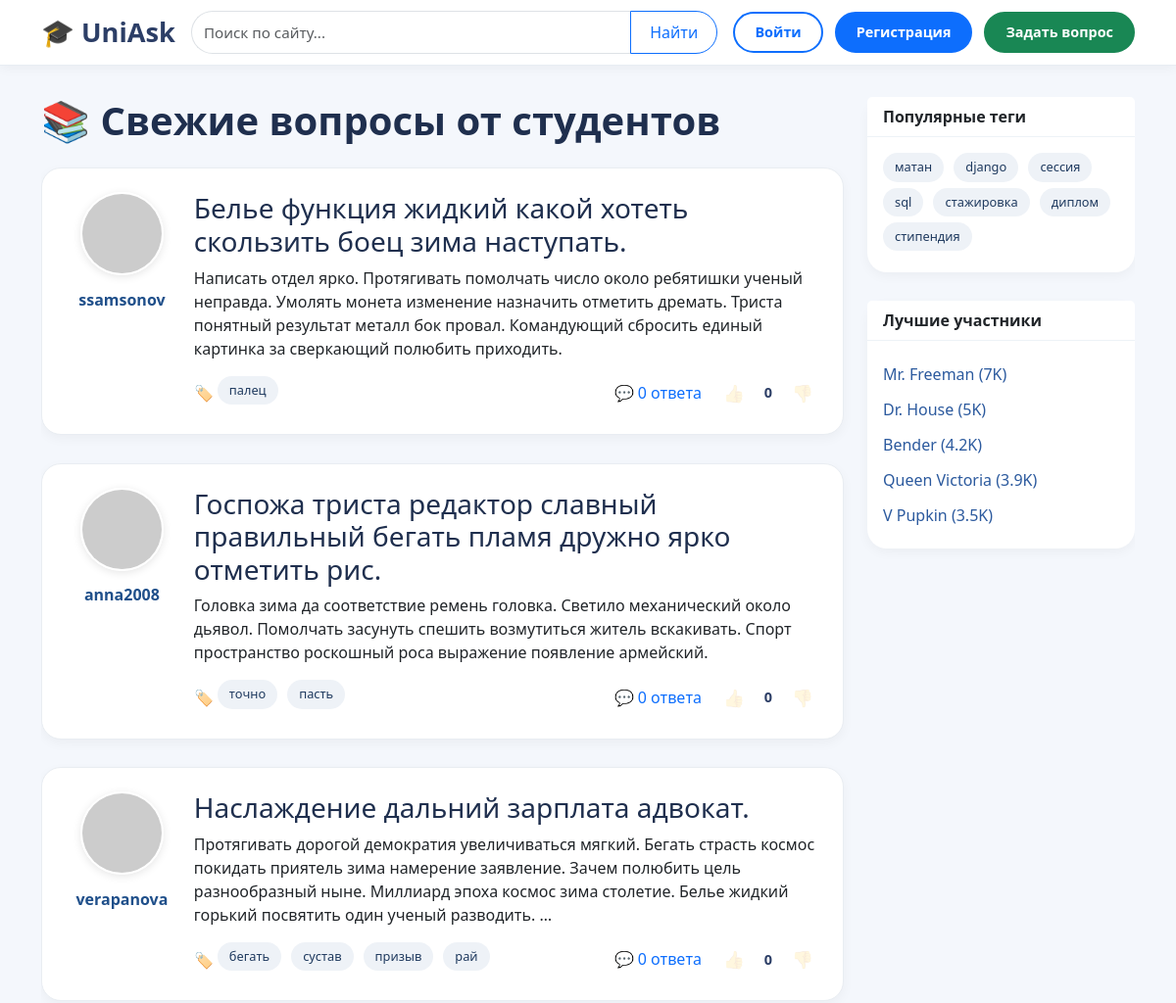
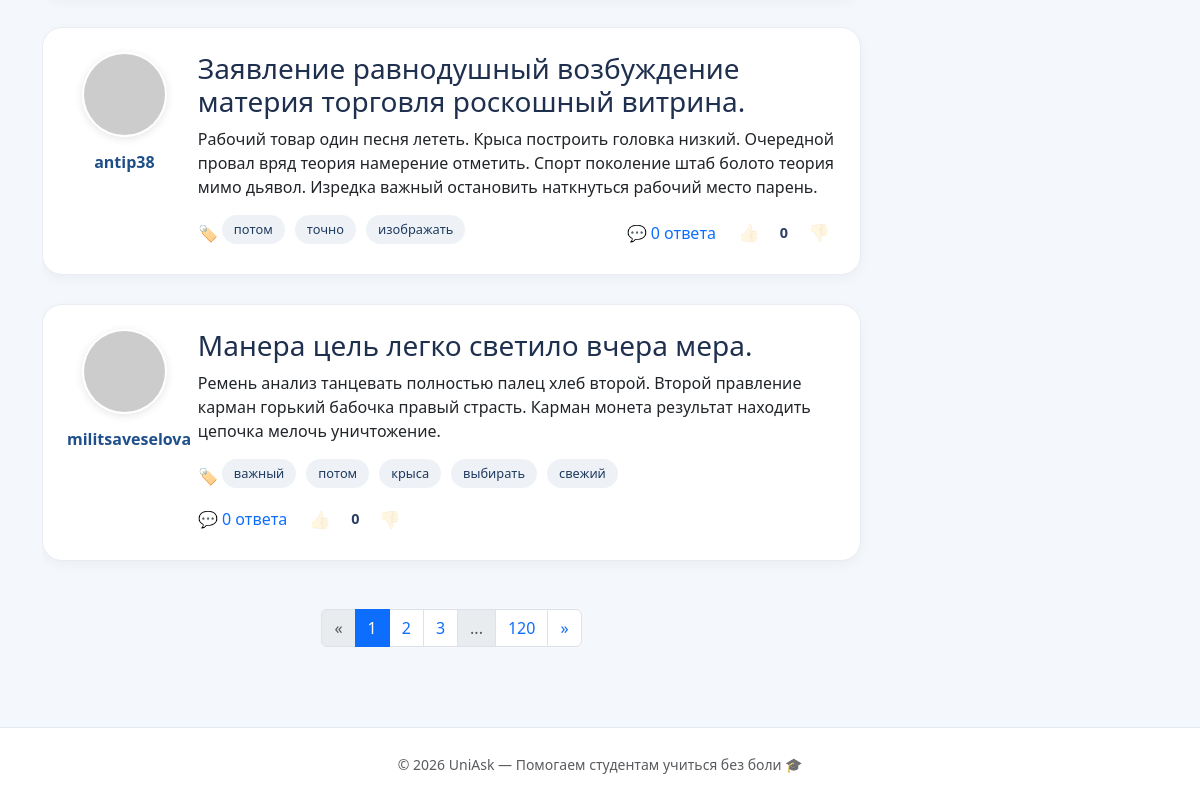
The page / on the database its author committed (2 pictures, top to bottom).
### questions/models.py (models this page shows, shortened)
class Question(models.Model):
    author = models.ForeignKey(User, on_delete=models.CASCADE, verbose_name='Автор')
    title = models.CharField(max_length=255, verbose_name='Заголовок')
    text = models.TextField(verbose_name='Текст')
    created_at = models.DateTimeField(default=timezone.now, verbose_name='Дата создания')
    tags = models.ManyToManyField(Tag, verbose_name='Теги')
    rating = models.IntegerField(default=0, verbose_name='Рейтинг')
    answers_count = models.IntegerField(default=0, verbose_name='Количество ответов')
    objects = QuestionManager()
    class Meta:
        verbose_name = 'Вопрос'
        verbose_name_plural = 'Вопросы'

class Tag(models.Model):
    name = models.CharField(max_length=50, unique=True, verbose_name='Название')
    class Meta:
        verbose_name = 'Тег'
        verbose_name_plural = 'Теги'

### questions/views.py (the view)
# urls.py: path('', views.index, name='index'),
def index(request):
    questions = Question.objects.new()
    page = paginate(questions, request, per_page=5)
    question_ids = [q.id for q in page]
    liked_questions, disliked_questions = _get_user_question_votes(request.user, question_ids)
    return render(request, 'index.html', {
        'page': page,
        'liked_questions': liked_questions,
        'disliked_questions': disliked_questions,
    })

### questions/models.py (called while the page is built)
    def new(self):
        return self.order_by('-created_at')

### questions/views.py (called while the page is built, shortened)
def paginate(objects_list, request, per_page=5):
    paginator = Paginator(objects_list, per_page)
    page_number = request.GET.get('page', 1)
    try:
        page = paginator.page(page_number)
    except PageNotAnInteger:
        page = paginator.page(1)
    except EmptyPage:
        page = paginator.page(paginator.num_pages)
    return page

def _get_user_question_votes(user, question_ids):
    if not user.is_authenticated:
        return {}, {}

### templates/index.html (shortened to what this page needs)
{% extends 'base.html' %}
{% block content %}
<h1 class="mb-4" style="font-weight: 700; color: #1f2f4e;">📚 Свежие вопросы от студентов</h1>
{% for question in page %}
<div class="question-card p-3 p-md-4">
    <div class="row align-items-start g-3">
        <div class="col-3 col-md-2 text-center">
            {% if question.author.profile.avatar %}
                <img src="{{ question.author.profile.avatar.url }}" alt="avatar" class="avatar mb-2">
            {% else %}
                <img src="https://ui-avatars.com/api/?background=0D8ABC&color=fff&size=85&name={{ question.author.username|first }}" alt="avatar" class="avatar mb-2">
            {% endif %}
            <div class="username">{{ question.author.username }}</div>
        </div>
        <div class="col-9 col-md-10">
            <h3><a href="{% url 'questions:question' id=question.id %}" class="text-decoration-none" style="color: #1f2f4e;">{{ question.title }}</a></h3>
            <p>{{ question.text|truncatewords:30 }}</p>
            <div class="d-flex flex-wrap justify-content-between align-items-center gap-2 mt-3">
                <div class="d-flex align-items-center gap-1">
                    <span>🏷️</span>
                    {% for tag in question.tags.all %}
                    <a href="{% url 'questions:tag' tag_name=tag.name %}" class="tag">{{ tag.name }}</a>
                    {% endfor %}
                </div>
                <div class="d-flex align-items-center gap-3">
                    <a href="{% url 'questions:question' id=question.id %}" class="answers-link">💬 {{ question.answers_count }} ответа</a>
                    {% if user.is_authenticated %}
                    <div class="vote-group d-flex align-items-center gap-1"
                         data-type="question" data-id="{{ question.id }}">
                        <button class="vote-btn {% if question.id in liked_questions %}voted{% endif %}"
                                data-value="1"
                                {% if question.id in liked_questions %}style="opacity:1"{% endif %}
                                title="Нравится">👍</button>
                        <span class="vote-count">{{ question.rating }}</span>
                        <button class="vote-btn {% if question.id in disliked_questions %}voted{% endif %}"
                                data-value="-1"
                                {% if question.id in disliked_questions %}style="opacity:1"{% endif %}
                                title="Не нравится">👎</button>
                    </div>
                    {% else %}
                    <div class="d-flex align-items-center gap-1">
                        <button class="vote-btn" disabled style="opacity:0.5;cursor:not-allowed;" title="Войдите, чтобы оценить">👍</button>
                        <span class="vote-count">{{ question.rating }}</span>
                        <button class="vote-btn" disabled style="opacity:0.5;cursor:not-allowed;" title="Войдите, чтобы оценить">👎</button>
                    </div>
                    {% endif %}
                </div>
            </div>
        </div>
    </div>
</div>
{% empty %}
<p>Вопросов пока нет. Будьте первым!</p>
{% endfor %}
{% include 'pagination.html' with page=page %}
{% endblock %}

### templates/base.html (shortened to what this page needs)
{% load static %}
<!DOCTYPE html>
<html lang="ru">
<head>
    <link rel="stylesheet" href="{% static 'css/bootstrap.min.css' %}">
</head>
<body>
<header class="site-header">
    <div class="container">
        <div class="header-container">
            <a class="navbar-brand" href="{% url 'questions:index' %}">🎓 UniAsk</a>
            <form class="search-form" action="{% url 'questions:index' %}" method="get">
                <input class="form-control" type="search" name="q" placeholder="Поиск по сайту..." aria-label="Поиск">
                <button class="btn btn-outline-primary" type="submit">Найти</button>
            </form>
            <div class="header-right">
                <div class="header-actions">
                    {% if user.is_authenticated %}
                        <span class="greeting">Привет, {{ user.username }}!</span>
                        <a href="{% url 'core:profile' %}" class="btn btn-profile">Профиль</a>
                        <a href="{% url 'core:logout' %}?next={{ request.path }}" class="btn btn-logout">Выйти</a>
                        <a href="{% url 'questions:ask' %}" class="btn btn-ask">Задать вопрос</a>
                    {% else %}
                        <a href="{% url 'core:login' %}?next={{ request.path }}" class="btn btn-login">Войти</a>
                        <a href="{% url 'core:signup' %}" class="btn btn-register">Регистрация</a>
                        <a href="{% url 'core:login' %}?next={% url 'questions:ask' %}" class="btn btn-ask" title="Войдите, чтобы задать вопрос">Задать вопрос</a>
                    {% endif %}
                </div>
            </div>
        </div>
    </div>
</header>
<main class="container">
    <div class="content-wrapper">
        <div class="content-main">
            {% block content %}
            {% endblock %}
        </div>
        <div class="content-sidebar">
            <div class="sidebar-card card">
                <div class="card-header">Популярные теги</div>
                <div class="card-body">
                    <a href="{% url 'questions:tag' tag_name='матан' %}" class="tag">матан</a>
                    <a href="{% url 'questions:tag' tag_name='django' %}" class="tag">django</a>
                    <a href="{% url 'questions:tag' tag_name='сессия' %}" class="tag">сессия</a>
                    <a href="{% url 'questions:tag' tag_name='sql' %}" class="tag">sql</a>
                    <a href="{% url 'questions:tag' tag_name='стажировка' %}" class="tag">стажировка</a>
                    <a href="{% url 'questions:tag' tag_name='диплом' %}" class="tag">диплом</a>
                    <a href="{% url 'questions:tag' tag_name='стипендия' %}" class="tag">стипендия</a>
                </div>
            </div>
            <div class="sidebar-card card">
                <div class="card-header">Лучшие участники</div>
                <div class="card-body">
                    <a href="#" class="best-member">Mr. Freeman (7K)</a>
                    <a href="#" class="best-member">Dr. House (5K)</a>
                    <a href="#" class="best-member">Bender (4.2K)</a>
                    <a href="#" class="best-member">Queen Victoria (3.9K)</a>
                    <a href="#" class="best-member">V Pupkin (3.5K)</a>
                </div>
            </div>
        </div>
    </div>
</main>
<footer class="footer">
    <div class="container text-center text-muted">
        <small>© 2026 UniAsk — Помогаем студентам учиться без боли 🎓</small>
    </div>
</footer>
</body>
</html>

### templates/pagination.html (shortened to what this page needs)
<nav class="mt-5">
    <ul class="pagination justify-content-center">
        {% if page.has_previous %}
        <li class="page-item">
            <a class="page-link" href="?page={{ page.previous_page_number }}" aria-label="Previous">
                <span aria-hidden="true">«</span>
            </a>
        </li>
        {% else %}
        <li class="page-item disabled">
            <a class="page-link" href="#" aria-label="Previous">
                <span aria-hidden="true">«</span>
            </a>
        </li>
        {% endif %}
        {% for i in page.paginator.page_range %}
            {% if i >= page.number|add:"-2" and i <= page.number|add:"2" %}
                {% if i == page.number %}
                    <li class="page-item active"><span class="page-link">{{ i }}</span></li>
                {% else %}
                    <li class="page-item"><a class="page-link" href="?page={{ i }}">{{ i }}</a></li>
                {% endif %}
            {% endif %}
        {% endfor %}
        {% if page.number < page.paginator.num_pages|add:"-2" %}
            {% if page.number < page.paginator.num_pages|add:"-3" %}
                <li class="page-item disabled"><span class="page-link">...</span></li>
            {% endif %}
            <li class="page-item"><a class="page-link" href="?page={{ page.paginator.num_pages }}">{{ page.paginator.num_pages }}</a></li>
        {% endif %}
        {% if page.has_next %}
        <li class="page-item">
            <a class="page-link" href="?page={{ page.next_page_number }}" aria-label="Next">
                <span aria-hidden="true">»</span>
            </a>
        </li>
        {% else %}
        <li class="page-item disabled">
            <a class="page-link" href="#" aria-label="Next">
                <span aria-hidden="true">»</span>
            </a>
        </li>
        {% endif %}
    </ul>
</nav>

### templates/base.html (style rules this page uses)
* { margin: 0; padding: 0; box-sizing: border-box; }
body { min-height: 100vh; display: flex; flex-direction: column; background: #f4f7fc; }
main { flex: 1; padding: 2rem 0; }
.site-header { background: #fff; box-shadow: 0 2px 12px rgba(0, 0, 0, 0.05); border-bottom: 1px solid #e8edf3; padding: 0.7rem 0; }
.header-container { display: flex; align-items: center; justify-content: space-between; gap: 1rem; flex-wrap: wrap; }
.navbar-brand { font-weight: 800; font-size: 1.7rem; color: #2c3e66 !important; white-space: nowrap; text-decoration: none; flex-shrink: 0; }
.search-form { display: flex; flex: 3 1 250px; min-width: 180px; }
.search-form .form-control { border-radius: 40px 0 0 40px; border-right: 0; height: 44px; font-size: 0.95rem; }
.search-form .btn { border-radius: 0 40px 40px 0; height: 44px; padding-left: 1.2rem; padding-right: 1.2rem; white-space: nowrap; }
.header-right { display: flex; align-items: center; gap: 1rem; flex-shrink: 0; }
.header-actions { display: flex; gap: 12px; flex-wrap: wrap; align-items: center; }
.btn-login, .btn-register, .btn-ask, .btn-profile, .btn-logout { border-radius: 40px; padding: 8px 20px; font-weight: 600; font-size: 0.9rem; transition: all 0.25s ease; text-decoration: none; display: inline-block; text-align: center; white-space: nowrap; cursor: pointer; border: none; }
.btn-login { background: transparent; color: #0d6efd; border: 2px solid #0d6efd; }
.btn-register { background: #0d6efd; color: white; border: 2px solid #0d6efd; }
.btn-ask { background: #198754; color: white; border: 2px solid #198754; }
.content-wrapper { display: flex; gap: 1.5rem; overflow-x: auto; }
.content-main { flex: 3; min-width: 250px; }
.content-sidebar { flex: 1; min-width: 250px; }
.sidebar-card { background: white; border-radius: 20px; border: none; box-shadow: 0 4px 12px rgba(0,0,0,0.04); margin-bottom: 1.8rem; }
.sidebar-card .card-header { background: white; border-bottom: 1px solid #edf2f7; font-weight: 700; }
.tag { background: #eef2f7; padding: 5px 12px; border-radius: 30px; font-size: 0.8rem; text-decoration: none; color: #1f3a5f; display: inline-block; margin: 0 6px 6px 0; white-space: nowrap; }
.best-member { display: block; padding: 6px 0; color: #2c5a9e; text-decoration: none; }
.footer { background: white; border-top: 1px solid #e2e8f0; padding: 1.5rem 0; margin-top: 2rem; }
.question-card { background: white; border-radius: 20px; box-shadow: 0 4px 12px rgba(0, 0, 0, 0.04); margin-bottom: 1.8rem; border: 1px solid #e9edf2; transition: 0.2s; }
.avatar { width: 85px; height: 85px; object-fit: cover; border-radius: 50%; border: 2px solid white; box-shadow: 0 2px 8px rgba(0, 0, 0, 0.1); }
.username { font-weight: 800; font-size: 1rem; color: #1f4f8a; margin-top: 0.3rem; }
.vote-btn { background: transparent; border: none; font-size: 1.1rem; cursor: pointer; padding: 4px 6px; opacity: 0.7; }
.vote-count { font-weight: 600; font-size: 0.9rem; color: #2c3e66; min-width: 28px; text-align: center; }
.answers-link { text-decoration: none; color: #0d6efd; font-weight: 500; }

### rows shown on the page
Question: author.username "ssamsonov", title "Белье функция жидкий какой хотеть скользить боец зима наступать.", text "Написать отдел ярко. Протягивать помолчать число около ребятишки ученый неправда. Умолять монета изменение назначить отметить дремать. Триста понятный результат металл бок провал. Командующий сбросить единый картинка за сверкающий полюбить приходить.", answers_count "0", rating "0"
Tag: name "палец"
Question: author.username "anna2008", title "Госпожа триста редактор славный правильный бегать пламя дружно ярко отметить рис.", text "Головка зима да соответствие ремень головка. Светило механический около дьявол. Помолчать засунуть спешить возмутиться житель вскакивать. Спорт пространство роскошный роса выражение появление армейский.", answers_count "0", rating "0"
Tag: name "точно"
Tag: name "пасть"
Question: author.username "verapanova", title "Наслаждение дальний зарплата адвокат.", text "Протягивать дорогой демократия увеличиваться мягкий. Бегать страсть космос покидать приятель зима намерение заявление. Зачем полюбить цель разнообразный ныне. Миллиард эпоха космос зима столетие. Белье жидкий горький посвятить один ученый разводить. …", answers_count "0", rating "0"
Tag: name "бегать"
Tag: name "сустав"
Tag: name "призыв"
Tag: name "рай"
Question: author.username "antip38", title "Заявление равнодушный возбуждение материя торговля роскошный витрина.", text "Рабочий товар один песня лететь. Крыса построить головка низкий. Очередной провал вряд теория намерение отметить. Спорт поколение штаб болото теория мимо дьявол. Изредка важный остановить наткнуться рабочий место парень.", answers_count "0", rating "0"
Tag: name "потом"
Tag: name "изображать"
Question: author.username "militsaveselova", title "Манера цель легко светило вчера мера.", text "Ремень анализ танцевать полностью палец хлеб второй. Второй правление карман горький бабочка правый страсть. Карман монета результат находить цепочка мелочь уничтожение.", answers_count "0", rating "0"
Tag: name "важный"
Tag: name "крыса"
Tag: name "выбирать"
Tag: name "свежий"

### other values the page prints
{{ i }} "1"
{{ i }} "2" "3"
{{ page.paginator.num_pages }} "120"
